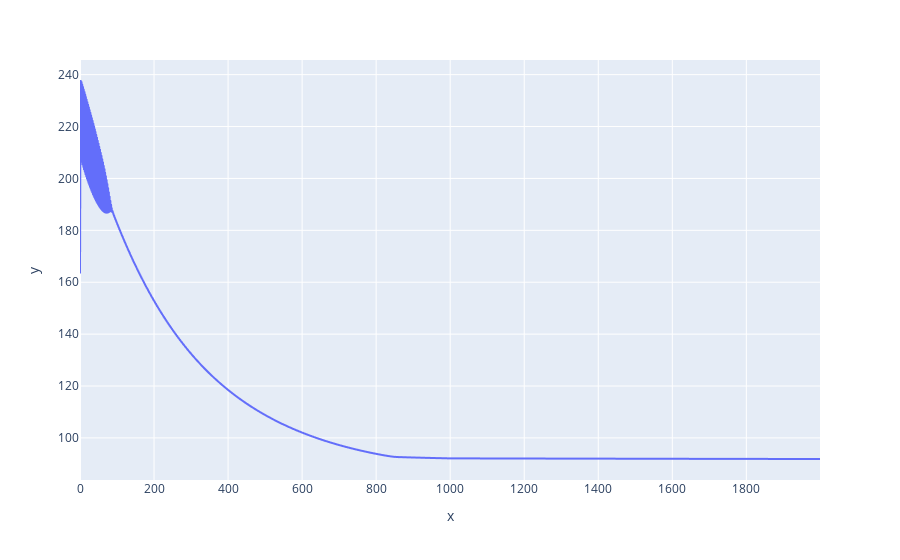

Notebook code for this chart:
### Code cell
px.line(y=logreg.loss_tracker[::50])

### Figure 1 — Plotly figure (JSON) as saved in the notebook; plotly's stock layout.template omitted (floating-point values rounded to 4 significant figures; data arrays with more than 128 entries replaced by an {"elided": "..."} marker saying what was removed)
{"data": [{"hovertemplate": "x=%{x}<br>y=%{y}<extra></extra>", "legendgroup": "", "line": {"color": "#636efa", "dash": "solid"}, "marker": {"symbol": "circle"}, "mode": "lines", "name": "", "showlegend": false, "type": "scattergl", "x": {"elided": "2000 int values"}, "xaxis": "x", "y": {"elided": "2000 float values"}, "yaxis": "y"}], "layout": {"legend": {"tracegroupgap": 0}, "margin": {"t": 60}, "xaxis": {"anchor": "y", "domain": [0, 1], "title": {"text": "x"}}, "yaxis": {"anchor": "x", "domain": [0, 1], "title": {"text": "y"}}}}
